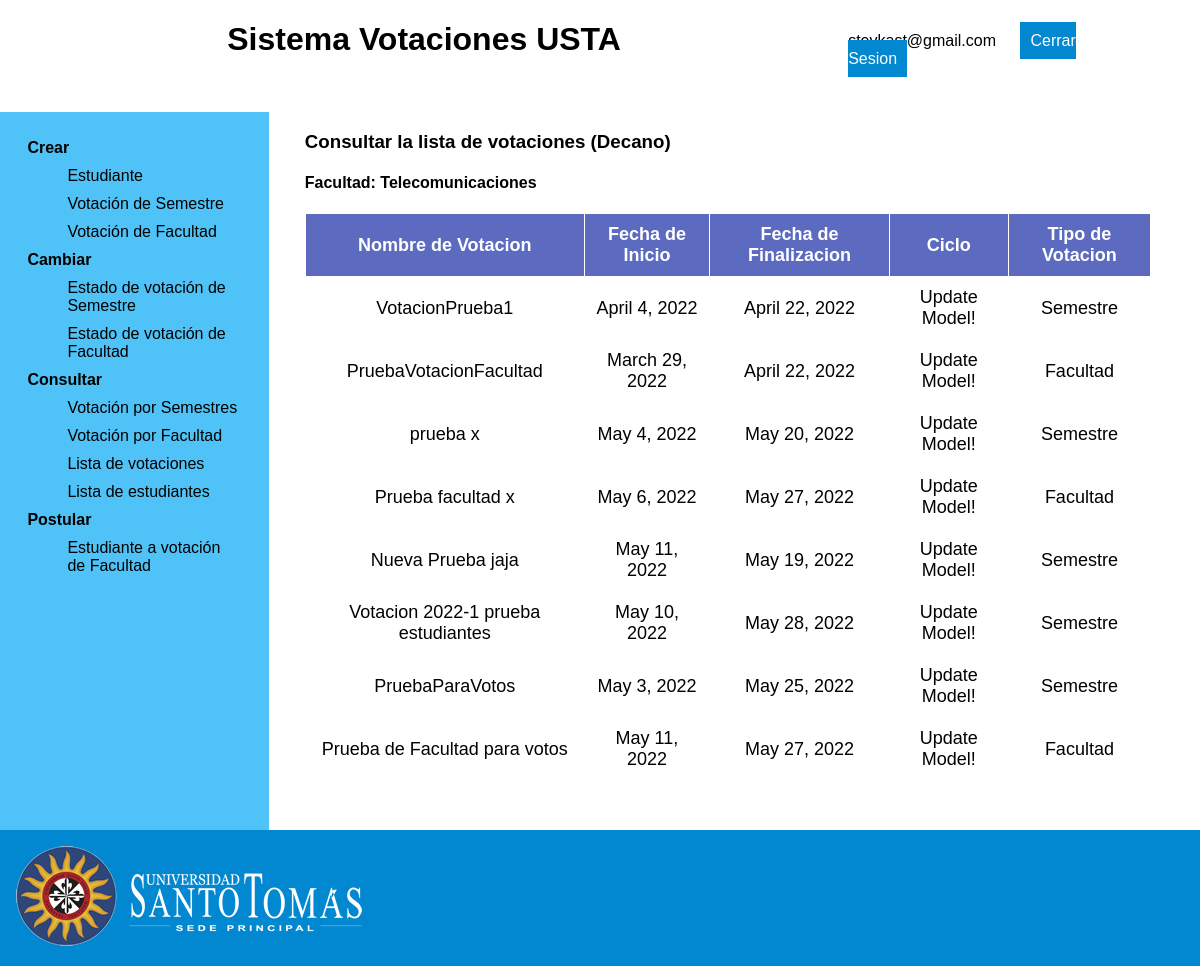
The page /consultVotingListDean/ (signed in) on the database its author committed.
### app_votaciones/models.py (models this page shows, shortened)
class Facultad(models.Model):
    nombre = models.CharField(max_length=45,null=False)
    class Meta:
        app_label = 'app_votaciones'

class Votacion(models.Model):
    nombre = models.CharField(max_length=45)
    start_date = models.DateField(
                                auto_now=False,
	                            auto_now_add=False,
    )
    end_date = models.DateField(auto_now=False,
	                            auto_now_add=False,
                                )
    idTipo = models.ForeignKey(TipoVotacion,
                  related_name='votaciones',
                  null=False,
                  on_delete=models.PROTECT)
    idEstado = models.ForeignKey(EstadoVotacion,
                  related_name='votaciones',
                  null=False,
                  on_delete=models.PROTECT)
    idFacultad = models.ForeignKey(Facultad,
                  related_name='votaciones',
                  null=False,
                  on_delete=models.PROTECT)
    class Meta:
        app_label = 'app_votaciones'

### app_votaciones/views.py (the view)
# urls.py: path('consultVotingListDean/', views.consultVotingListDean, name='consultVotingListDean'),
@login_required
def consultVotingListDean(request):
    query = Votacion.objects.all()
    lista = list(query.values())
    fac = Facultad.objects.get(id=Decano.objects.get(id=request.user.id).idFacultad_id)
    contexto = {"votaciones":lista, "facultad":fac, "facultad_id":fac.id }
    return render(request, 'consultVotingListDean.html',contexto)

### app_votaciones/templates/consultVotingListDean.html (shortened to what this page needs)
{% extends "dean.html" %}
{% load static %}
{% block main %}
<h3>Consultar la lista de votaciones (Decano)</h3>
{% if facultad %}
  <h4> Facultad: {{ facultad.nombre }} </h4>
{% endif %}
<table>
  <thead>
    <tr>
      <th>Nombre de Votacion</th>
      <th>Fecha de Inicio</th>
      <th>Fecha de Finalizacion</th>
      <th>Ciclo</th>
      <th>Tipo de Votacion</th>
    </tr>
  </thead>
  <tbody>
    {% if votaciones %}
    {% for votacion in votaciones %}
    {% if facultad_id == votacion.idFacultad_id %}
    <tr>
      <td>{{votacion.nombre}}</td>
      <td>{{votacion.start_date}}</td>
      <td>{{votacion.end_date}}</td>
      <td>Update Model!</td>
      {% if votacion.idTipo_id == 1 %}
      <td>Semestre</td>
      {% else %}
      <td>Facultad</td>
      {% endif %}
    </tr>
    {% endif %}
    {% endfor %}
    {% endif %}
  </tbody>
</table>
{% endblock %}

### app_votaciones/templates/dean.html (shortened to what this page needs)
{% load static %}
<!DOCTYPE html>
<html lang="en">
<head>
  <link rel="stylesheet" href="{% static '/css/pages.css' %}" />
</head>
<body>
  <div class="grid-container">
    <div class="header">
      <h1>Sistema Votaciones USTA</h1>
    </div>
    <div class="logOut">
      <span>{{ request.user.email }}</span>
      <a href="{% url 'app:view_logout' %}">Cerrar Sesion</a>
    </div>
    <div class="menu">
      <dl>
        <dt>Crear</dt>
        <dd><a href="/createStudent">Estudiante</a></dd>
        <dd>
          <a href="/createCycleVoting"> Votación de Semestre </a>
        </dd>
        <dd>
          <a href="/createFacultyVoting"> Votación de Facultad </a>
        </dd>
        <dt>Cambiar</dt>
        <dd>
          <a href="/changeCycleVotingStatus">
            Estado de votación de Semestre
          </a>
        </dd>
        <dd>
          <a href="/changeFacultyVotingStatus">
            Estado de votación de Facultad
          </a>
        </dd>
        <dt>Consultar</dt>
        <dd>
          <a href="/consultCycleVoting"> Votación por Semestres </a>
        </dd>
        <dd>
          <a href="/consultFacultyVoting"> Votación por Facultad </a>
        </dd>
        <dd>
          <a href="/consultVotingListDean"> Lista de votaciones</a>
        </dd>
        <dd>
          <a href="/consultFacultyStudentList"> Lista de estudiantes </a>
        </dd>
        <dt>Postular</dt>
        <dd>
          <a href="/placeFacultyStudent">
            Estudiante a votación de Facultad
          </a>
        </dd>
      </dl>
    </div>
    <div class="main">{% block main%}{% endblock %}</div>
    <div class="footer">
      <img id="logoImg" src="{% static '/img/logo_usta_white.webp' %}" alt="logo USTA" />
    </div>
  </div>
</body>
</html>

### app_votaciones/static/css/pages.css (style rules this page uses)
* { font-family: Arial, Helvetica, sans-serif; }
body { padding: 0; margin: 0; width: 100%; }
.header { background: white; margin-bottom: 2em; text-align: center; grid-area: header; }
.logOut { top: 2em; right: 1em; margin: 2em 3em 0 0; background: white; grid-area: logOut; }
.menu { background: #4fc3f7; padding: 10%; text-align: center; grid-area: menu; width: 14em; }
.main { padding-left: 2em; margin: 5%; margin-top: 0; grid-area: main; }
.footer { background: #0288d1; grid-area: footer; }
.grid-container { display: grid; grid-template-areas: "header header header header header logOut" "menu main main main main main" "footer footer footer footer footer footer"; }
dl { text-align: left; margin: 0; padding: 0; }
dt { font-weight: bold; }
dt, dd { padding: 5px; }
a { text-decoration: none; color: #000; }
.logOut a { text-decoration: none; width: 100%; margin: 20px; padding: 10px; border: none; background: #0288d1; color: white; }
#logoImg { margin: 1em; }
table { border-collapse: collapse; border: 3px; }
th { background: #5c6bc0; color: white; font-weight: bold; }
td, th { padding: 10px; border: 1px solid white; text-align: center; font-size: 18px; }

### rows shown on the page
Facultad: nombre "Telecomunicaciones"
Votacion: nombre "VotacionPrueba1", start_date "April 4, 2022", end_date "April 22, 2022", shows "Semestre"
Votacion: nombre "PruebaVotacionFacultad", start_date "March 29, 2022", end_date "April 22, 2022"
Votacion: nombre "prueba x", start_date "May 4, 2022", end_date "May 20, 2022", shows "Semestre"
Votacion: nombre "Prueba facultad x", start_date "May 6, 2022", end_date "May 27, 2022", shows "Facultad"
Votacion: nombre "Nueva Prueba jaja", start_date "May 11, 2022", end_date "May 19, 2022", shows "Semestre"
Votacion: nombre "Votacion 2022-1 prueba estudiantes", start_date "May 10, 2022", end_date "May 28, 2022", shows "Semestre"
Votacion: nombre "PruebaParaVotos", start_date "May 3, 2022", end_date "May 25, 2022", shows "Semestre"
Votacion: nombre "Prueba de Facultad para votos", start_date "May 11, 2022", end_date "May 27, 2022"

### other values the page prints
{{ request.user.email }} "stevkast@gmail.com"
